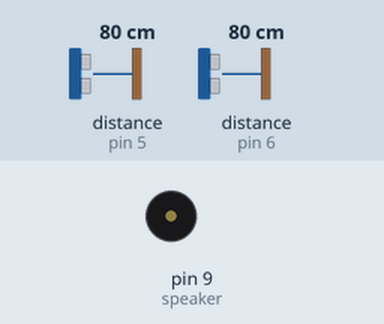
The sketch below on a simulated Arduino Uno, built with avr-gcc and run on an emulated ATmega328P. Shown: buzzer (waves = sounding). Wiring (inferred from the names in the program): 2 × ultrasonic range finder: trigger pin 4, echo pin 5 / trigger pin 7, echo pin 6. The inputs (shaded band) are chosen by the test bench; at power-on: distance to the obstacle (sensors on pin 5, pin 6) 80 cm. The echo pulse lasts 58.3 µs per cm.

Above: at 1.2 s.
1.3 s: distance to the obstacle (sensor on pin 5) set to 50 cm
2.8 s: distance to the obstacle (sensor on pin 5) set to 43 cm
At 2.97 s:
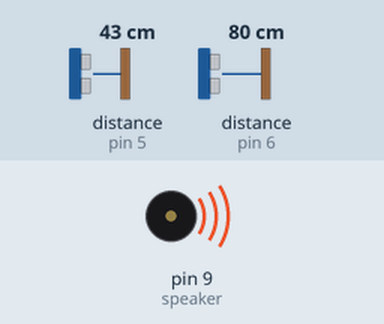
5.8 s: distance to the obstacle (sensor on pin 5) set to 7 cm
8.8 s: distance to the obstacle (sensor on pin 5) set to 4 cm
At 9.5 s:
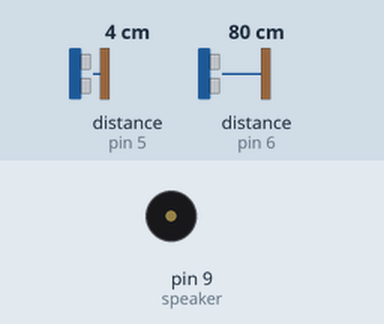
10.3 s: distance to the obstacle (sensor on pin 5) set to 9 cm
At 10.36 s:
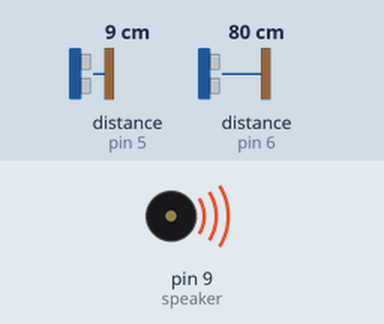
13.3 s: distance to the obstacle (sensor on pin 6) set to 9 cm
At 14.5 s:
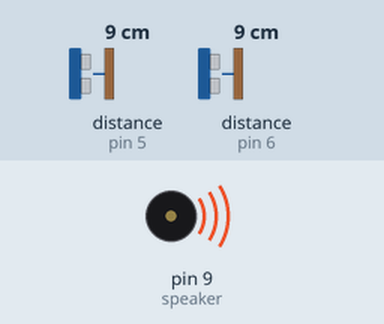
Timing chart, 0 to 15.8 s (numbered marks = the images above; inputs shaded):
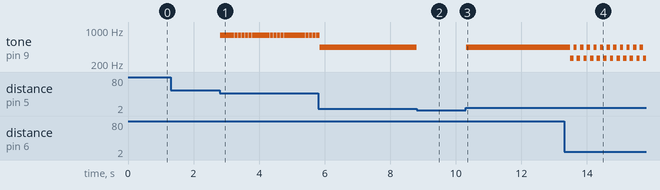

The sketch:

Codigo_Theremin_18112024.ino
```cpp
#include "frecuencias.h"
#define MIN_DISTANCIA 50

int echo = 5;     // Pin para echo
int trigger = 4;  // Pin para trigger   d:\SANTO_TOMAS\IOT\Avance18112024\frecuencias.h
int echo_2 = 6;
int trigger_2 = 7;
int speaker = 9;  // Pin para el buzzer
unsigned long tiempoRespuesta;
unsigned long distancia, distancia_2;
int limiteInferior = 5;
int limiteSuperior = 45;
int cantidadNotas = 8;
int cantidadNotas_2 = 13;
//int notas[]={NOTE_C5,NOTE_CS5,NOTE_E5,NOTE_F5,NOTE_G5,NOTE_GS5,NOTE_B5,NOTE_C6}; //Escala doble armonica
//int notas[]={NOTE_E4,NOTE_F4,NOTE_GS4,NOTE_A4,NOTE_B4,NOTE_C4,NOTE_D4,NOTE_E5}; //Escala judia
//int notas[]={NOTE_C4,NOTE_CS4,NOTE_E4,NOTE_F4,NOTE_G4,NOTE_GS4,NOTE_AS4,NOTE_C5}; // Escala española
//int notas[] = { NOTE_C4, NOTE_DS4, NOTE_F4, NOTE_FS4, NOTE_G4, NOTE_AS4, NOTE_C5, NOTE_DS5 };  // Escala blues DO
int notas[]={NOTE_A4,NOTE_B4,NOTE_C5,NOTE_D5,NOTE_E5,NOTE_F5,NOTE_G5,NOTE_A5}; // Escala LA menor
int notas_2[]={NOTE_C4,NOTE_D4,NOTE_E4,NOTE_F4,NOTE_G4,NOTE_A4,NOTE_B4,NOTE_C5}; // Escala Do mayor
//int notas_2[]={NOTE_C4,NOTE_CS4,NOTE_D4,NOTE_DS4,NOTE_E4,NOTE_F4,NOTE_FS4,NOTE_G4,NOTE_GS4,NOTE_A4,NOTE_AS4,NOTE_B4,NOTE_C5}; //Escala cromatica

void setup() {
  pinMode(speaker, OUTPUT);
  pinMode(trigger, OUTPUT);
  pinMode(echo, INPUT);
  pinMode(trigger_2, OUTPUT);
  pinMode(echo_2, INPUT);
  Serial.begin(9600);
}

void loop() {
  digitalWrite(trigger, HIGH);  // Enviamos pulso de 10 microsegundos
  delayMicroseconds(10);
  digitalWrite(trigger, LOW);
  tiempoRespuesta = pulseIn(echo, HIGH);  // Y esperamos pulso de vuelta
  distancia = tiempoRespuesta / 58;       // Calculo de distancia en cm

  digitalWrite(trigger_2, HIGH);  // Enviamos pulso de 10 microsegundos
  delayMicroseconds(10);
  digitalWrite(trigger_2, LOW);
  tiempoRespuesta = pulseIn(echo_2, HIGH);  // Y esperamos pulso de vuelta
  distancia_2 = tiempoRespuesta / 58;       // Calculo de distancia en cm

  if (distancia >= limiteInferior && distancia <= limiteSuperior) {
    int x = map(distancia, limiteInferior, limiteSuperior, 0, ((cantidadNotas - 1) * 10));
    tone(speaker, notas[x / 10]);
    delay(100);
  } else {
    noTone(9);
  }
  if (distancia_2 >= limiteInferior && distancia_2 <= limiteSuperior) {
    int x = map(distancia_2, limiteInferior, limiteSuperior, 0, ((cantidadNotas_2 - 1) * 10));
    tone(speaker, notas_2[x / 10]);
    delay(100);
  } else {
    noTone(9);
  }
}
```

frecuencias.h
```cpp
/*************************************************
Public Constants
*************************************************/

#define NOTE_B0  31
#define NOTE_C1  33
#define NOTE_CS1 35
#define NOTE_D1  37
#define NOTE_DS1 39
#define NOTE_E1  41
#define NOTE_F1  44
#define NOTE_FS1 46
#define NOTE_G1  49
#define NOTE_GS1 52
#define NOTE_A1  55
#define NOTE_AS1 58
#define NOTE_B1  62
#define NOTE_C2  65
#define NOTE_CS2 69
#define NOTE_D2  73
#define NOTE_DS2 78
#define NOTE_E2  82
#define NOTE_F2  87
#define NOTE_FS2 93
#define NOTE_G2  98
#define NOTE_GS2 104
#define NOTE_A2  110
#define NOTE_AS2 117
#define NOTE_B2  123
#define NOTE_C3  131
#define NOTE_CS3 139
#define NOTE_D3  147
#define NOTE_DS3 156
#define NOTE_E3  165
#define NOTE_F3  175
#define NOTE_FS3 185
#define NOTE_G3  196
#define NOTE_GS3 208
#define NOTE_A3  220
#define NOTE_AS3 233
#define NOTE_B3  247
#define NOTE_C4  262
#define NOTE_CS4 277
#define NOTE_D4  294
#define NOTE_DS4 311
#define NOTE_E4  330
#define NOTE_F4  349
#define NOTE_FS4 370
#define NOTE_G4  392
#define NOTE_GS4 415
#define NOTE_A4  440
#define NOTE_AS4 466
#define NOTE_B4  494
#define NOTE_C5  523
#define NOTE_CS5 554
#define NOTE_D5  587
#define NOTE_DS5 622
#define NOTE_E5  659
#define NOTE_F5  698
#define NOTE_FS5 740
#define NOTE_G5  784
#define NOTE_GS5 831
#define NOTE_A5  880
#define NOTE_AS5 932
#define NOTE_B5  988
#define NOTE_C6  1047
#define NOTE_CS6 1109
#define NOTE_D6  1175
#define NOTE_DS6 1245
#define NOTE_E6  1319
#define NOTE_F6  1397
#define NOTE_FS6 1480
#define NOTE_G6  1568
#define NOTE_GS6 1661
#define NOTE_A6  1760
#define NOTE_AS6 1865
#define NOTE_B6  1976
#define NOTE_C7  2093
#define NOTE_CS7 2217
#define NOTE_D7  2349
#define NOTE_DS7 2489
#define NOTE_E7  2637
#define NOTE_F7  2794
#define NOTE_FS7 2960
#define NOTE_G7  3136
#define NOTE_GS7 3322
#define NOTE_A7  3520
#define NOTE_AS7 3729
#define NOTE_B7  3951
#define NOTE_C8  4186
#define NOTE_CS8 4435
#define NOTE_D8  4699
#define NOTE_DS8 4978
```

Measured:
- the behaviour switches between 47 and 46 cm on distance to the obstacle (sensor on pin 5) (found by bisection; images 0 and 1)
- the behaviour switches between 6 and 5 cm on distance to the obstacle (sensor on pin 5) (found by bisection; images 1 and 2)
- after the input at 1.3 s, every drawn part: stays the same
- after the input at 2.8 s, tone on pin 9 (speaker): alternates 784 Hz for 0.10 s and silent for 0.01 s, starting at once
- after the input at 8.8 s, tone on pin 9 (speaker): 440 Hz → silent at once
- after the input at 10.3 s, tone on pin 9 (speaker): silent → 440 Hz at once
- after the input at 13.3 s, tone on pin 9 (speaker): alternates 440 Hz for 0.10 s and 262 Hz for 0.10 s, starting after 0.19 s
